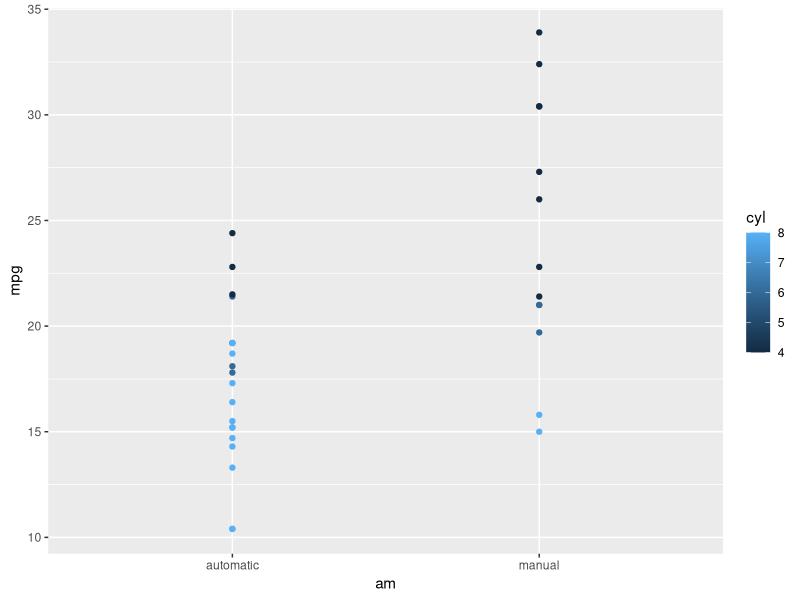
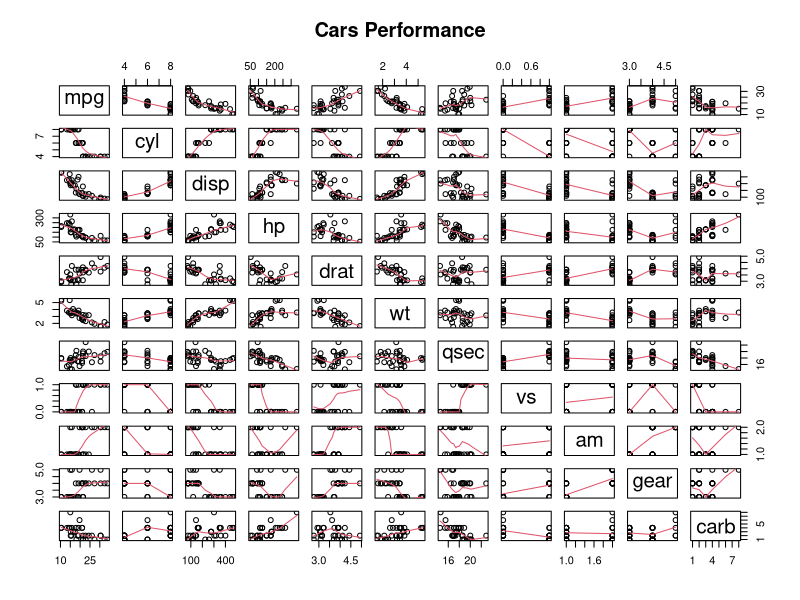
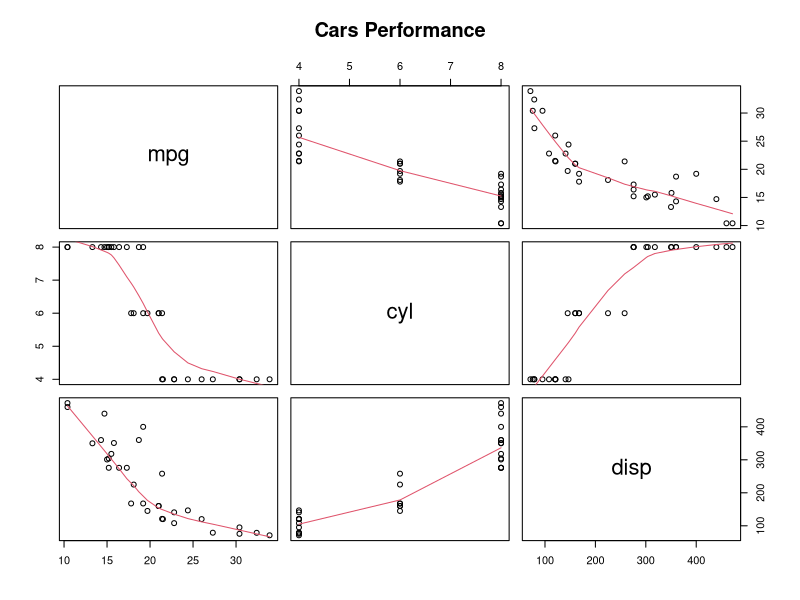
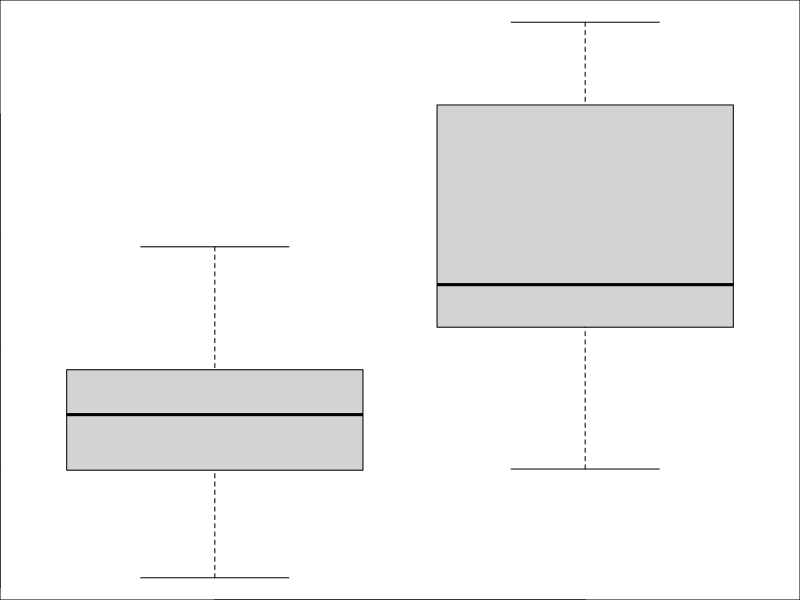
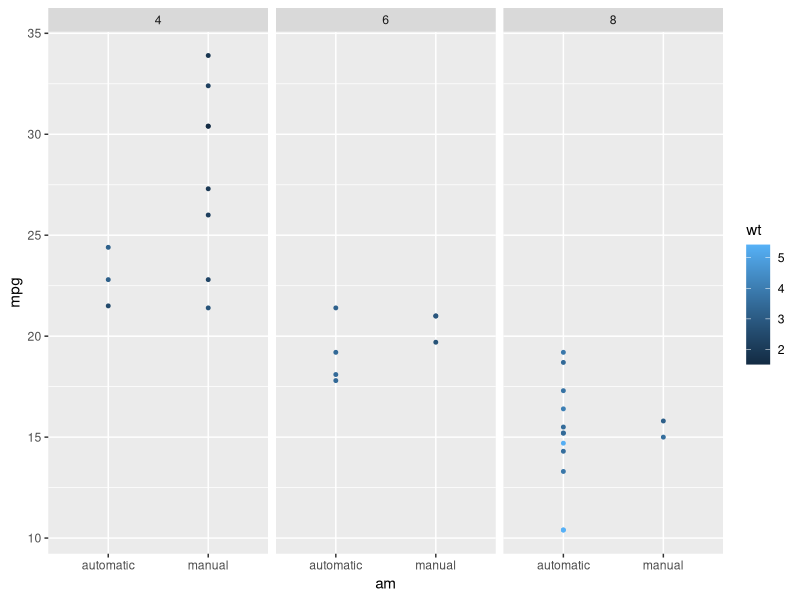

The R source for these figures, in order: (Note: this script raises an error after producing the figures.)
# Auxiliary exploratory analisys for project
library(ggplot2)
# Fixing factor variables
mtcars$am <- as.factor(mtcars$am)
levels(mtcars$am)[levels(mtcars$am)=="1"] <- "manual"
levels(mtcars$am)[levels(mtcars$am)=="0"] <- "automatic"

# Plot predictors
p <- qplot(am,mpg,color=cyl,data=mtcars)
p


par(mar=c(0,0,0,0))
pairs(mtcars, panel = panel.smooth, main = "Cars Performance")
pairs(mtcars[,c("mpg","cyl","disp")], panel = panel.smooth, main = "Cars Performance")

plot(mtcars$mpg ~ mtcars$am)


model <- lm(mpg ~ . , mtcars)


library("ggplot2")
carParameter <- ggplot(mtcars, aes(x = am, y = mpg, color=wt)) + geom_point(size=1)
carParameter <- carParameter + facet_grid(. ~ cyl)
carParameter


install.packages("corrplot")
library(corrplot)

# build the matrix
mcor<-cor(mtcars)

# Print mcor and round to 2 digits
round(mcor,digits=2)

# plot it
corrplot(mcor)
corrplot(mcor, method="shade", shade.col=NA)
corrplot(mcor,addCoef.col="black", method="shade", shade.col=NA)

require(graphics)
pairs(mtcars, main = "mtcars data")
